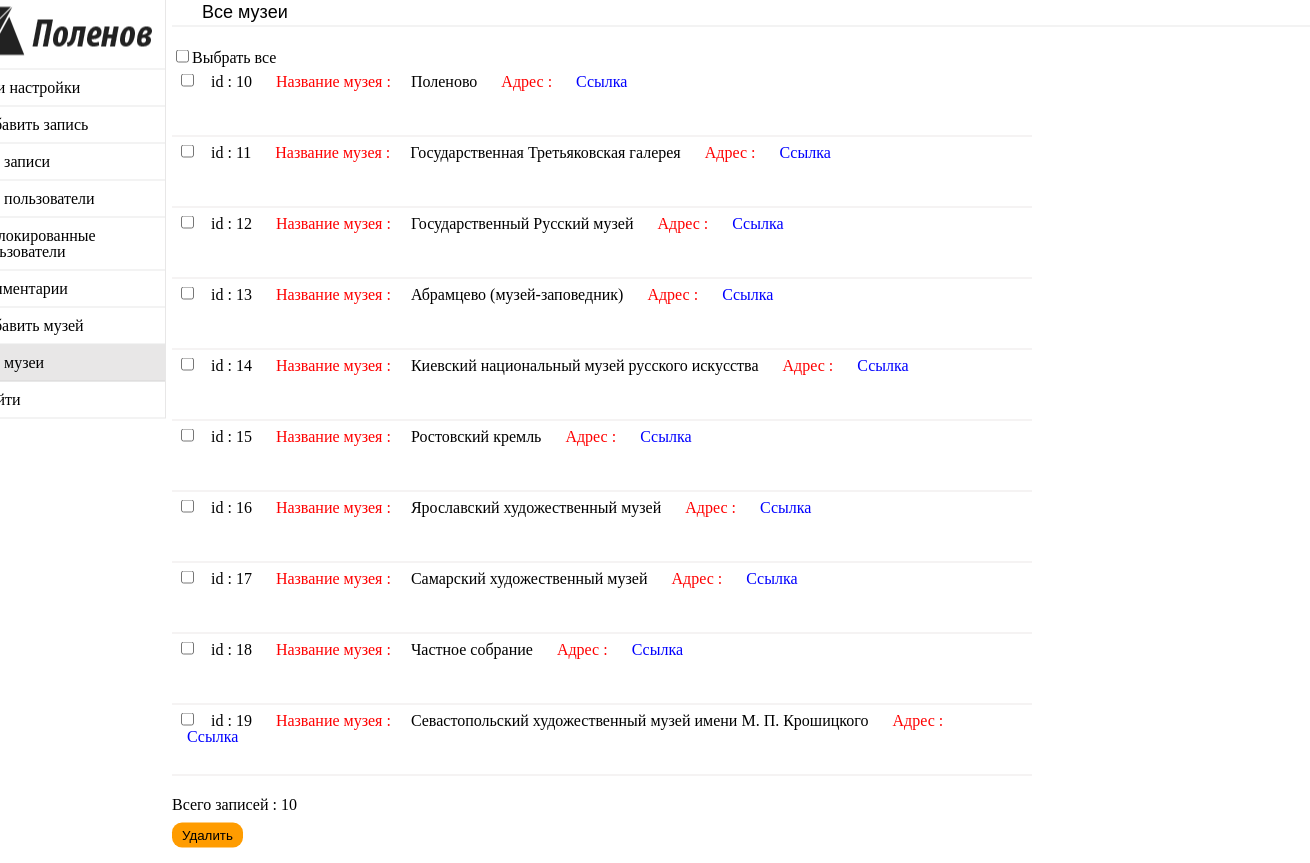
The page /ws-admin/all_museum.php on the database its author committed.
### tables this page shows
CREATE TABLE IF NOT EXISTS `museum` (
  `id_museum` int(5) NOT NULL AUTO_INCREMENT,
  `name_museum` text,
  `link_museum` text,
  `img_museum` text,
  PRIMARY KEY (`id_museum`)
);

### ws-admin/all_museum.php (the view, shortened to what this page needs)
<!DOCTYPE html>
<html>
<head>
  	<link rel="stylesheet" href="../css/reset.css" media="screen" title="no title">
  	<link rel="stylesheet" href="../css/cabinet.css" media="screen" title="no title">
</head>
<body>
	<div class="center-component">
		<div class="content-menu">
			<menu>
				<li><a href="/"><img src="../image/Logo.png"> </a></li>
				<li><a href="admin.php">Мои настройки</a></li>
				<li ><a href="add_post.php">Добавить запись</a></li>
        <li><a href="all_post.php">Все записи</a></li>
        <li><a href="all_user.php">Все пользователи</a></li>
        <li><a href="">Заблокированные пользователи</a></li>
        <li><a href="">Комментарии</a></li>
        <li><a href="add_museum.php">Добавить музей</a></li>
        <li style="background-color: rgba(149, 145, 145, 0.22);"><a href="all_museum.php">Все музеи</a></li>
				<li><a href="../ws-user/out.php">Выйти</a></li>
			</menu>
		</div>
		<div class="content">
			<div class="title"><span>Все музеи  </span></div>
			<div class="setting">
                <form action="save_museum.php" method="post">
               		<div class="e_setting"> <input type="checkbox" name="total" value="checkboxAll" onClick="checkAll(this.form,'select[]',this.checked)">Выбрать все
     <?
                       include('../bd.php');
                        $result = "SELECT * FROM museum";
                        $myrow = mysql_query($result,$db);
                        if (mysql_num_rows($myrow) > 0 ){
                         $row = mysql_fetch_array($myrow);
                         $museum_q = 0;
                          do{ $museum_q++;
                           echo "<div class='all_user'>
								         <input type='checkbox' name='select[]' value='".$row['id_museum']."' >
                         <span>id : ".$row['id_museum']."</span>
                         <span style='color:red;'>Название музея :</span><span>".$row['name_museum']."</span>
                         <span style='color:red;'> Адрес : </span> <span>
                            <a  style='color:blue; text-deco'  target='_blank' href='".$row['link_museum']."'>Ссылка</a>
                         </span>
                           </div>";
                          }
                         while ( $row = mysql_fetch_array($myrow));
                       } else{
                        echo "<br>";
                        echo('<span style="font-size:25px;">Список пуст </span>');
                       }
       ?>
                        </div>
                      </div>
                      <span>Всего записей : <?echo $museum_q;?> </span> <br>
               			 <input style="margin-top:10px " class="new_post" style="clear:both;" type="submit" name="" value="Удалить">
               		</div>
			</div>
</body>
</html>

### css/cabinet.css (style rules this page uses)
body { background: #f3f5f9; width: 100%; min-width: 1024px; height: 100%; }
.center-component { position: absolute; top: 50%; left: 50%; transform:translate(-50%, -50%); width: 1400px; background-color: #FFF; box-shadow: 1px 1px 10px 7px #E0E1E0; }
.content-menu { float: left; width: 15%; height: 100%; border-right:solid 1px; border-color: rgba(149, 145, 145, 0.22); }
.content-menu menu li { list-style: none; border-bottom:solid 1px; border-color: rgba(149, 145, 145, 0.22); }
.content-menu menu li a { color: #000; display: list-item; padding: 10px 20px; }
.content { float: left; width: 84%; height: 100%; margin-left: 6px; }
.content .title { height: 30px; box-sizing: border-box; padding: 10px 0 0 30px; border-bottom:solid 1px; border-color: rgba(149, 145, 145, 0.22); font: 18px/10px arial; }
.content .setting { position: relative; padding-top:20px; height: 750px; overflow: auto; }
.new_post { background-color: #ff9c00; outline: 0; border: 0; padding: 5px 10px; border-radius: 10px; cursor: pointer; margin-bottom: 20px; }

### ws-admin/all_museum.php (style rules this page uses)
.e_setting { position: absolute; width: 850px; }
.all_user { width: 100%; height: 60px; float: left; padding: 5px; border-bottom: 1px solid; border-color:rgba(232, 228, 228, 0.87); }
.all_user span { margin: 0 10px; }

### rows shown on the page
museum: id_museum "10", name_museum "Поленово"
museum: id_museum "11", name_museum "Государственная Третьяковская галерея"
museum: id_museum "12", name_museum "Государственный Русский музей"
museum: id_museum "13", name_museum "Абрамцево (музей-заповедник)"
museum: id_museum "14", name_museum "Киевский национальный музей русского искусства"
museum: id_museum "15", name_museum "Ростовский кремль"
museum: id_museum "16", name_museum "Ярославский художественный музей"
museum: id_museum "17", name_museum "Самарский художественный музей"
museum: id_museum "18", name_museum "Частное собрание"
museum: id_museum "19", name_museum "Севастопольский художественный музей имени М. П. Крошицкого"

### other values the page prints
$museum_q "10"
